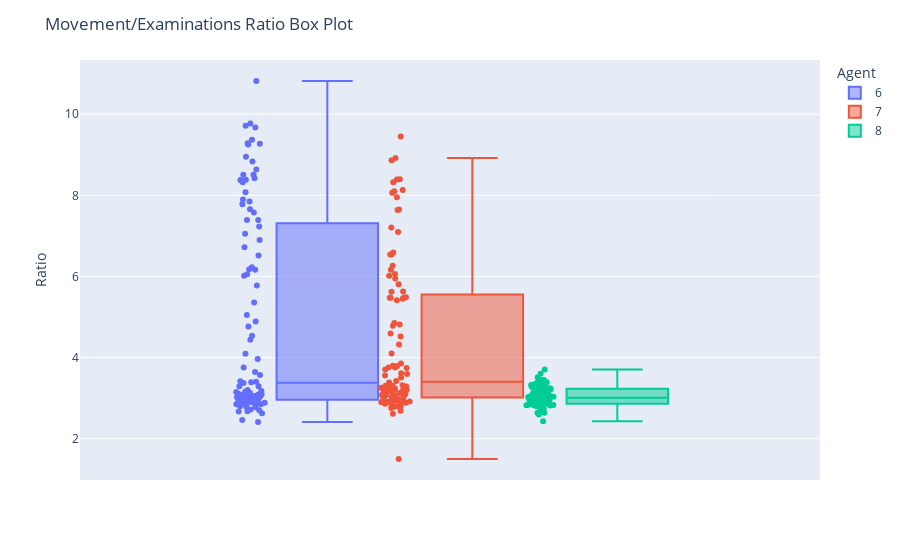

Source (notebook cell):
### Code cell
box_plot = px.box(results_df, y="Ratio", color="Agent", points='all')
box_plot.update_layout(title_text='Movement/Examinations Ratio Box Plot')
box_plot.show()
